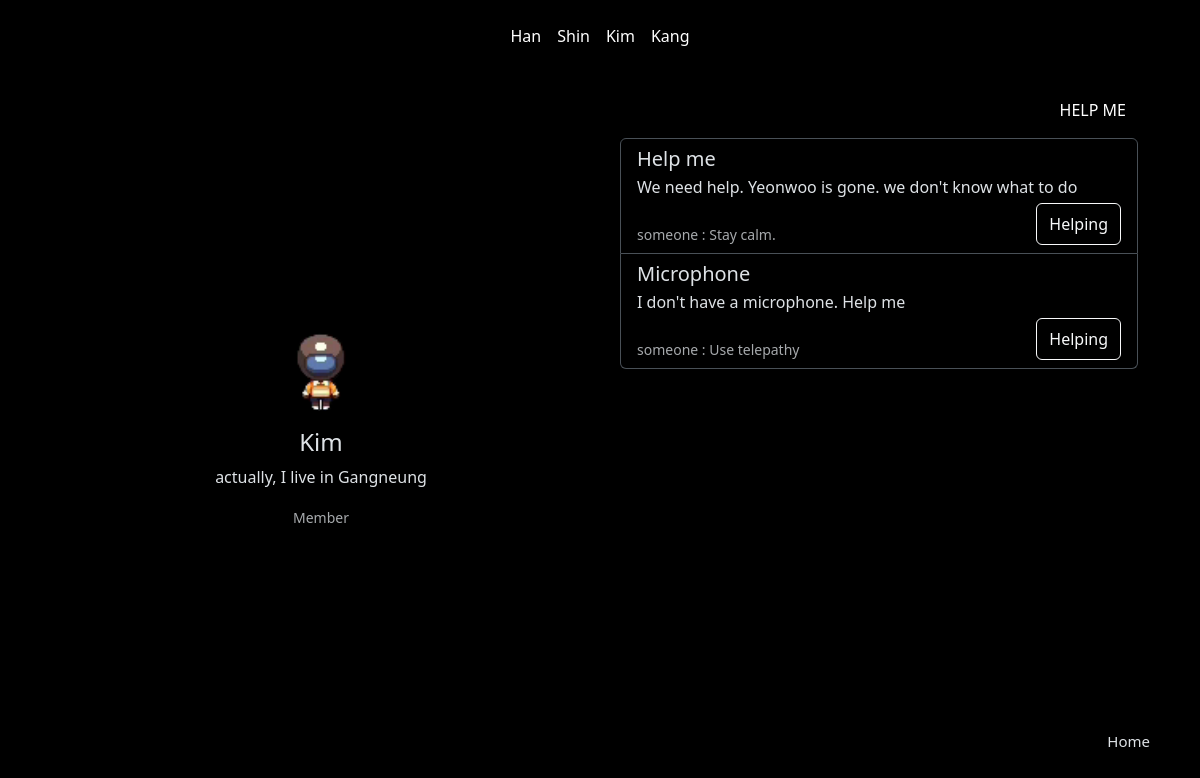
The app's page /member2, older data.
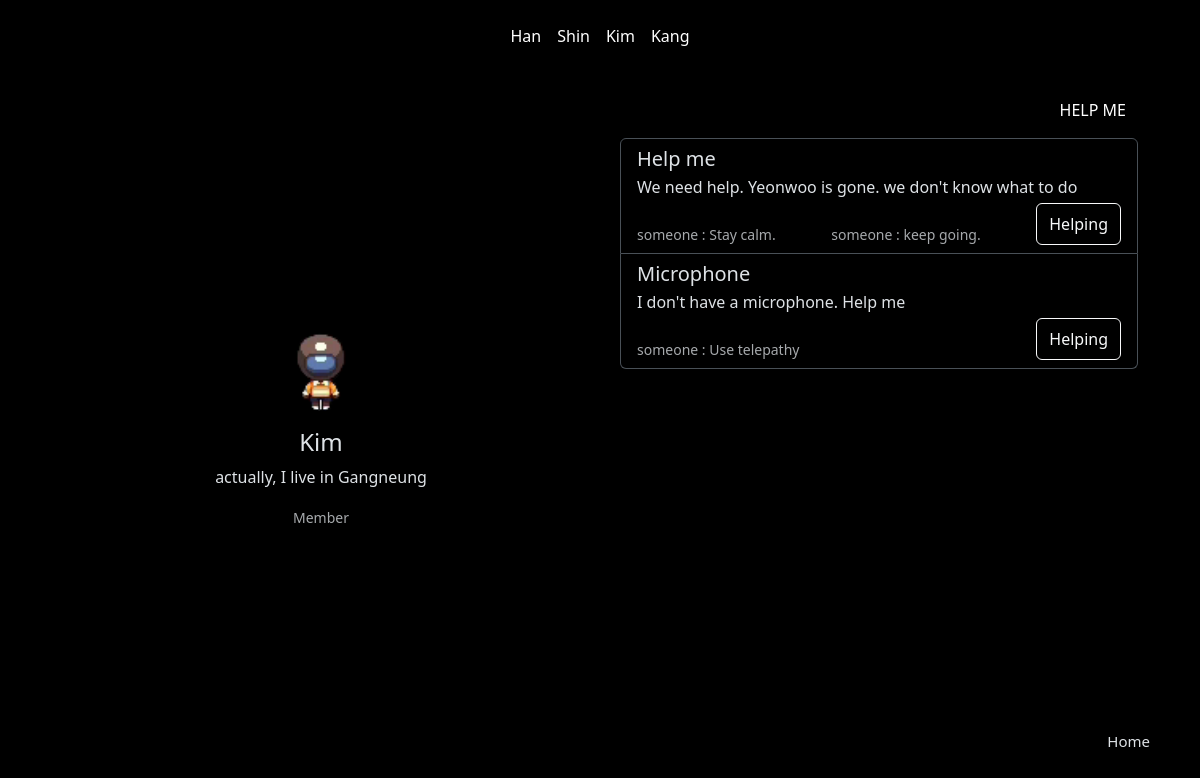
The same page, newer data.
### app.py (models this page shows, shortened)
class Help(db.Model):
    listnum = db.Column(db.Integer, primary_key=True)
    title = db.Column(db.String, nullable=False)
    content = db.Column(db.String, nullable=False)
    username = db.Column(db.String, nullable=False)
    answer = db.Column(db.String, nullable=False, default="")

class Answer(db.Model):
    listnum = db.Column(db.Integer, primary_key=True)
    answer = db.Column(db.String, nullable=False)
    hiiam = db.Column(db.String, nullable=False, default="someone") #누군지 안 적고 도움 주면 "someone"이 디폴트값
    username = db.Column(db.String, nullable=False)
    whatlist = db.Column(db.String, nullable=False, default="")

### app.py (the view)
@app.route("/member2")
def member2():
    name = "Kim"
    profile = "actually, I live in Gangneung"
    tag = "Member"
    help_list = Help.query.filter_by(username="member2").all()
    answer_list = Answer.query.filter_by(username="member2").all()
    context = {
        "name": name,
        "profile": profile,
        "tag": tag
    }
    return render_template("member2.html", data=context, dowajo=help_list, doum=answer_list)

### templates/member2.html (shortened to what the changed rows need)
<!DOCTYPE html>
<html lang="en">
  <head>
    <link
      href="https://cdn.jsdelivr.net/npm/bootstrap@5.3.2/dist/css/bootstrap.min.css"
      rel="stylesheet"
    />
  </head>
  <body data-bs-theme="dark">
    <div class="container">
      <div class="board">
        <div class="list-group">
          {% for dowajo in dowajo %}
          <a
            href="#"
            class="list-group-item list-group-item-action"
            style="background-color: transparent"
          >
            <div class="d-flex w-100 justify-content-between">
              <h5 class="mb-1">{{dowajo.title}}</h5>
            </div>
            <p class="mb-1">{{dowajo.content}}</p>
            <div class="d-flex w-100 justify-content-between">
              {% for doum in doum %}
              <small class="text-body-secondary"
                ><br />{{doum.hiiam}} : {{doum.answer}}</small
              >
              {% endfor %}
              <button
                type="button"
                class="btn btn-outline-light"
                data-bs-toggle="modal"
                data-bs-target="#exampleModal2"
              >
                Helping
              </button>
            </div>
          </a>
          {% endfor %}
        </div>
      </div>
    </div>
  </body>
</html>

Row changes from the older to the newer data that the page shows:
changed Help "Help me": gains Answer (hiiam "someone", answer "keep going.")
